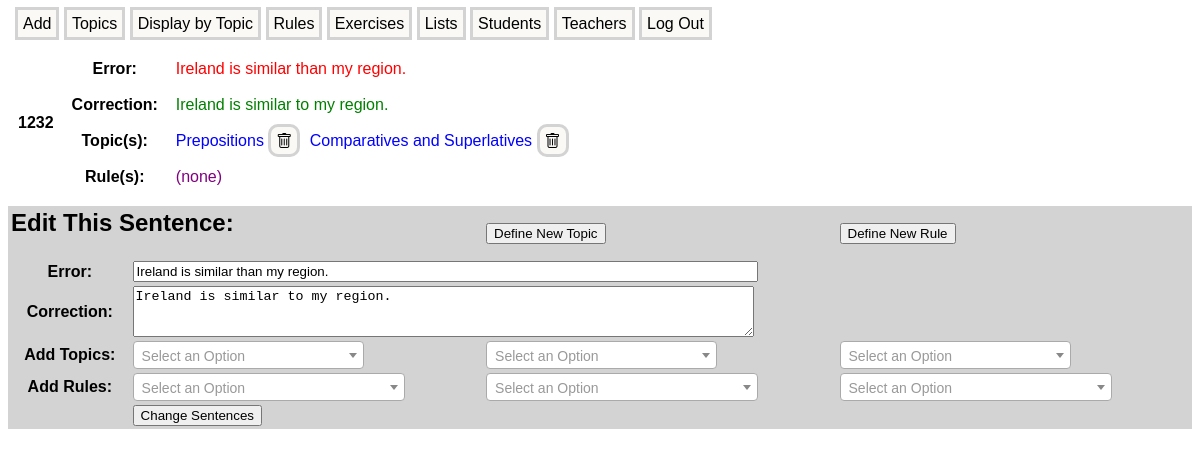
Before: /edit/1232 (signed in) with the older database file.
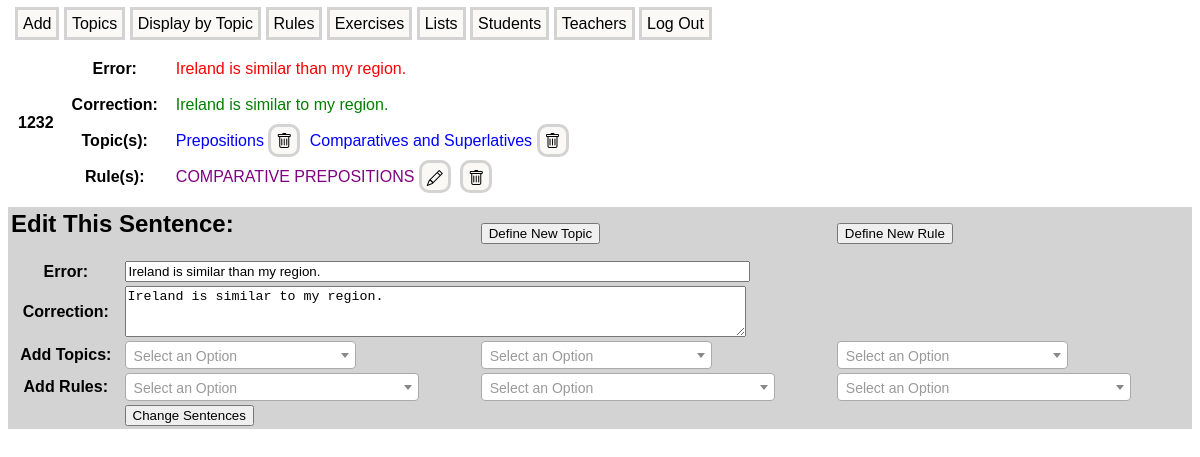
After: the same page with the newer database file.
### models.py (models this page shows)
class Error(db.Model):
    id = db.Column(db.Integer, primary_key = True)
    incorrect_sentence = db.Column(db.String(300), index = True, unique = True, nullable = False)
    corrections = db.relationship('Correction', backref = 'error', lazy = 'joined', cascade = 'all, delete-orphan')
    teacher_id = db.Column(db.Integer, db.ForeignKey('teacher.id'))
    student_id = db.Column(db.Integer, db.ForeignKey('student.id'))
    error_topics = db.relationship('ErrorTopic', backref = 'error', lazy = 'joined', cascade = 'all, delete-orphan')
    error_rules = db.relationship('ErrorRule', backref = 'error', lazy = 'joined', cascade = 'all, delete-orphan')
    entered = db.Column(db.DateTime, default = datetime.now(timezone.utc), nullable=False)
    last_edited = db.Column(db.DateTime, default = datetime.now(timezone.utc), nullable=False)
    list_items = db.relationship('ListItem', backref = 'error', lazy = 'joined')
    cloze_sentences = db.relationship('ClozeSentence', backref = 'error', lazy = 'joined')
    comments = db.relationship('Comment', backref = 'error', lazy = 'joined', cascade = 'all, delete-orphan')

class Correction(db.Model):
    id = db.Column(db.Integer, primary_key = True)
    correct_sentence = db.Column(db.String(300), index = True, unique = False, nullable = False)
    error_id = db.Column(db.Integer, db.ForeignKey('error.id', ondelete = 'CASCADE'), nullable = False)

class ErrorTopic(db.Model):
    id = db.Column(db.Integer, primary_key = True)
    error_id = db.Column(db.Integer, db.ForeignKey('error.id', ondelete = 'CASCADE'), nullable = False)
    topic_id = db.Column(db.Integer, db.ForeignKey('topic.id', ondelete = 'CASCADE'), nullable = False)

class Topic(db.Model):
    id = db.Column(db.Integer, primary_key = True)
    topic_name = db.Column(db.String(200), index = True, unique = True, nullable = False)
    topic_errors = db.relationship('ErrorTopic', backref = "topic", lazy = 'joined', cascade = 'all, delete-orphan')
    topic_rules = db.relationship('RuleTopic', backref = 'topic', lazy = 'joined', cascade = 'all, delete-orphan')

class ErrorRule(db.Model):
    id = db.Column(db.Integer, primary_key = True)
    error_id = db.Column(db.Integer, db.ForeignKey('error.id', ondelete = 'CASCADE'), nullable = False)
    rule_id = db.Column(db.Integer, db.ForeignKey('rule.id', ondelete = 'CASCADE'), nullable = False)

class Rule(db.Model):
    id = db.Column(db.Integer, primary_key = True)
    rule_name = db.Column(db.String(200), index = True, unique = True, nullable = False)
    rule_text = db.Column(db.Text, index = False, unique = True)
    examples = db.relationship('Example', backref = 'rule', lazy = 'joined', cascade = 'all, delete-orphan')
    rule_topics = db.relationship('RuleTopic', backref = 'rule', lazy = 'joined', cascade = 'all, delete-orphan')
    rule_errors = db.relationship('ErrorRule', backref = 'rule', lazy = 'joined', cascade = 'all, delete-orphan')
    entered = db.Column(db.DateTime, default = datetime.now(timezone.utc))
    last_edited = db.Column(db.DateTime, default = datetime.now(timezone.utc))
    comments = db.relationship('Comment', backref = 'rule', lazy = 'joined', cascade = 'all, delete-orphan')

### app.py (the view, shortened to what this page needs)
@app.route('/edit/<int:error_id>', methods=['GET', 'POST'])
def edit(error_id):
    error = Error.query.get_or_404(error_id)
    corrections = '\n'.join([correction.correct_sentence for correction in error.corrections])
    topics = [error_topic.topic.id for error_topic in error.error_topics]
    rules = [error_rule.rule.id for error_rule in error.error_rules]
    all_topics = Topic.query.order_by(Topic.topic_name).all()
    all_rules = Rule.query.order_by(Rule.rule_name).all()
    topic_tags = [('', 'Select a Topic (optional)')] + [(topic.id, topic.topic_name) for topic in all_topics]
    rule_tags = [('', 'Select a Rule (optional)')] + [(rule.id, rule.rule_name) for rule in all_rules]
    edit_form = EditForm(error=error.incorrect_sentence,
                         correction=corrections,
                         csrf_enabled=False)
    edit_form.topic1.choices = topic_tags
    edit_form.topic2.choices = topic_tags
    edit_form.topic3.choices = topic_tags
    edit_form.rule1.choices = rule_tags
    edit_form.rule2.choices = rule_tags
    edit_form.rule3.choices = rule_tags
    edit_form.rule_topic1.choices = topic_tags
    edit_form.rule_topic2.choices = topic_tags
    edit_form.rule_topic3.choices = topic_tags
    topics = []
    rules = []
    new_topic_name = None
    new_rule_name = None
    new_rule_text = None
    new_rule_topic_ids = []
    return render_template('edit.html', edit_form=edit_form, error=error)

### app.py (called while the page is built)
@login_manager.user_loader
def load_user(user_id):
    user_type, user_id = user_id.split(':')
    if user_type == 'teacher':
        return Teacher.query.get(int(user_id))
    elif user_type == 'student':
        return Student.query.get(int(user_id))
    return None

### templates/edit.html (shortened to what this page needs)
{% extends "base.html" %}
{% block content %}
<table class="error-display-table">
    <tr>
        <th rowspan="4">{{ error.id }}  </th>
        <th>Error:</th>
        <td class="incorrect-sentence">{{ error.incorrect_sentence }}</td>
    </tr>
    <tr>
        <th>Correction:</th>
        <td class="correct-sentence">
            {% for correction in error.corrections %}
                {{ correction.correct_sentence }}<br>
            {% endfor %}
        </td>
    </tr>
    <tr>
        <th>Topic(s): </th>
        <td class="topic-name">
            {% if error.error_topics %}
                {% for error_topic in error.error_topics %}
                    {{ error_topic.topic.topic_name }}
                    <a class="manage-link trash-icon" onclick="return confirmTopicRemoval();" style="margin-right: 5px;"
                       href="{{ url_for('remove_error_topic', error_id=error.id, error_topic_id=error_topic.id) }}"
                       title="Remove"></a>
                {% endfor %}
            {% else %}
                (none)
            {% endif %}
        </td>
    </tr>
    <tr>
        <th>Rule(s): </th>
        <td class="rule-name">
            {% if error.error_rules %}
                {% for error_rule in error.error_rules %}
                    {{ error_rule.rule.rule_name }}
                    <a class="manage-link edit-icon" href="{{ url_for('edit_rule', rule_id=error_rule.rule.id) }}"
                       target="blank" style="margin-right:5px;" title="Edit"></a>
                    <a class="manage-link trash-icon" onclick="return confirmRuleRemoval();" style="margin-right:5px;"
                       href="{{ url_for('remove_error_rule', error_id=error.id, error_rule_id=error_rule.id) }}" title="Remove"></a>
                {% endfor %}
            {% else %}
                (none)
            {% endif %}
        </td>
    </tr>
</table>
<table class="form-table">
    <tr>
        <td colspan="2"><h2>Edit This Sentence:</h2></td>
        <td>
            <form style="display:inline" onsubmit="return false;">
                <button onclick="showNewTopicForm()">Define New Topic</button>
            </form>
        </td>
        <td>
            <form style="display:inline" onsubmit="return false;">
                <button onclick="showNewRuleForm()">Define New Rule</button>
            </form>
        </td>
    </tr>
    <form method="POST" action="{{ url_for('edit', error_id=error.id) }}"
                        onsubmit="return confirmEdit();" style="background-color:lightgray">
            <tr>
                <th>{{ edit_form.error.label }}</th>
                <td colspan="3">{{ edit_form.error(size=75) }}</td>
            </tr>
            <tr>
                <th>{{ edit_form.correction.label }}</th>
                <td colspan="3">{{ edit_form.correction(rows=3, cols=75) }}</td>
            </tr>
            <tr>
                <th>Add Topics:</th>
                <td>{{ edit_form.topic1(class="select2-field") }}</td>
                <td>{{ edit_form.topic2(class="select2-field") }}</td>
                <td>{{ edit_form.topic3(class="select2-field") }}</td>
            <tr>
                <th>Add Rules:</th>
                <td>{{ edit_form.rule1(class="select2-field") }}</td>
                <td>{{ edit_form.rule2(class="select2-field") }}</td>
                <td>{{ edit_form.rule3(class="select2-field") }}</td>
            </tr>
            <tr>
                <td></td>
                <td>{{ edit_form.submit() }}</td>
            </tr>
    </form>
</table>
{% endblock %}

### templates/base.html (shortened to what this page needs)
<html lang="en">
<head>
    <link href="https://cdn.jsdelivr.net/npm/bootstrap-icons/font/bootstrap-icons.css" rel="stylesheet">
    <link rel="stylesheet" href="{{ url_for('static', filename='styles.css') }}">
    <link href="https://cdn.jsdelivr.net/npm/select2@4.1.0-rc.0/dist/css/select2.min.css" rel="stylesheet" />
</head>
<body>
    <div class="navbar">
        <a class="navlink" href="{{ url_for('index') }}">Add</a>
        <a class="navlink" href="{{ url_for('topics') }}">Topics</a>
        <a class="navlink" href="{{ url_for('display_by_topic') }}">Display by Topic</a>
        <a class="navlink" href="{{ url_for('rules') }}">Rules</a>
        <a class="navlink" href="{{ url_for('exercises') }}">Exercises</a>
        <a class="navlink" href="{{ url_for('lists') }}">Lists</a>
        <a class="navlink" href="{{ url_for('register_student') }}">Students</a>
        <a class="navlink" href="{{ url_for('register_teacher') }}">Teachers</a>
        <a class="navlink" href="{{ url_for('logout') }}" style="text-align:right;">Log Out</a>
    </div>
    {% block content %}
    {% endblock %}
</body>
</html>

### static/styles.css (style rules this page uses)
body { font-family: sans-serif; }
.navbar { width: 100%; min-width: 880px; padding: 7px; margin-bottom: 5px; }
.navlink { text-decoration: none; padding: 5px; background-color: #FAF9F6; color: black; border: solid lightgray; }
.manage-link { font-size: 16px; text-decoration: none; color: black; background-color: #FAF9F6; border: solid lightgray; border-radius: 10px; padding: 5px; margin-right: 5px; }
.form-table { background-color: lightgray; width: 100%; }
.edit-icon::before { font-family: "bootstrap-icons"; content: "\f4cb"; display: inline-block; vertical-align: middle; text-align: center; }
.trash-icon::before { font-family: "bootstrap-icons"; content: "\f5de"; display: inline-block; vertical-align: middle; }
.incorrect-sentence { color: red; }
.correct-sentence { color: green; }
.topic-name { color: blue; }
.rule-name { color: purple; }

Changed rows visible on the page:
added ErrorRule: rule.rule_name "COMPARATIVE PREPOSITIONS"
Other visible differences:
text no longer shown: "(none)"
